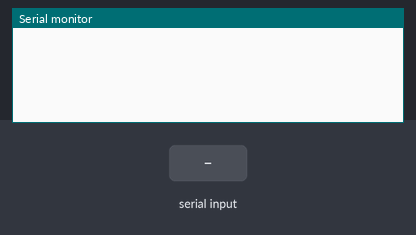
Bench run of a sketch on a simulated Arduino Uno, built with avr-gcc and run on an emulated ATmega328P. On the bench: the last lines printed to the serial monitor. The inputs (shaded band) are chosen by the test bench.

Above: at 1.2 s.
1.3 s: "A" received over Serial
At 1.9 s:
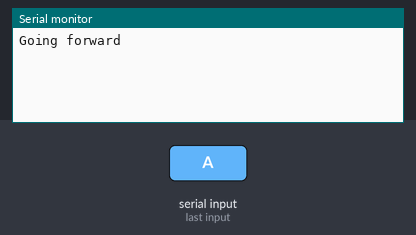
3.5 s: "Z" received over Serial
At 3.9 s:
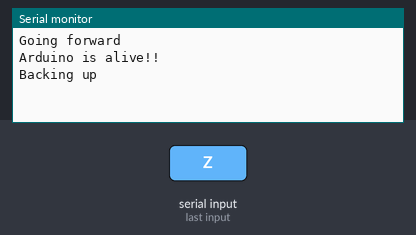
5.0 s: "L" received over Serial
At 5.6 s:
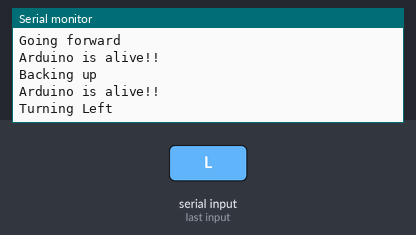
6.5 s: "R" received over Serial
At 7.7 s:
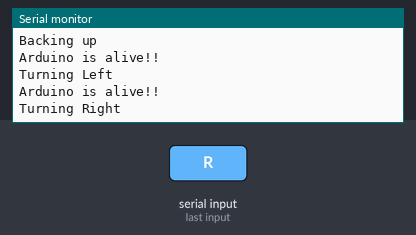

Measured:
- after the input at 1.3 s, the serial monitor: prints a new line at once (image 1)
- after the input at 3.5 s, the serial monitor: prints a new line at once (image 2)
- after the input at 5.0 s, the serial monitor: prints a new line at once (image 3)
- after the input at 6.5 s, the serial monitor: prints a new line at once (image 4)

The sketch:

Serial_Test.ino
```cpp
#include <MeMCore.h>

unsigned long last_time = 0;
void setup() { Serial.begin(9600);
}
void loop() {
// Print a heartbeat
if (millis() > last_time + 2000) {
Serial.println("Arduino is alive!!");
last_time = millis(); }
// Send some message when I receive an 'A' or a 'Z'.
switch (Serial.read())
{
case 'A':
digitalWrite(PORT_9,HIGH);
digitalWrite(PORT_10,HIGH);
Serial.println("Going forward");

break;
case 'Z':
digitalWrite(PORT_9,LOW);
digitalWrite(PORT_10,LOW);
Serial.println("Backing up");

break;

case 'L':
digitalWrite(PORT_9,LOW);
digitalWrite(PORT_10,LOW);
Serial.println("Turning Left");

break;

case 'R':
digitalWrite(PORT_9,LOW);
digitalWrite(PORT_10,HIGH);
Serial.println("Turning Right");

break;
} }
```
